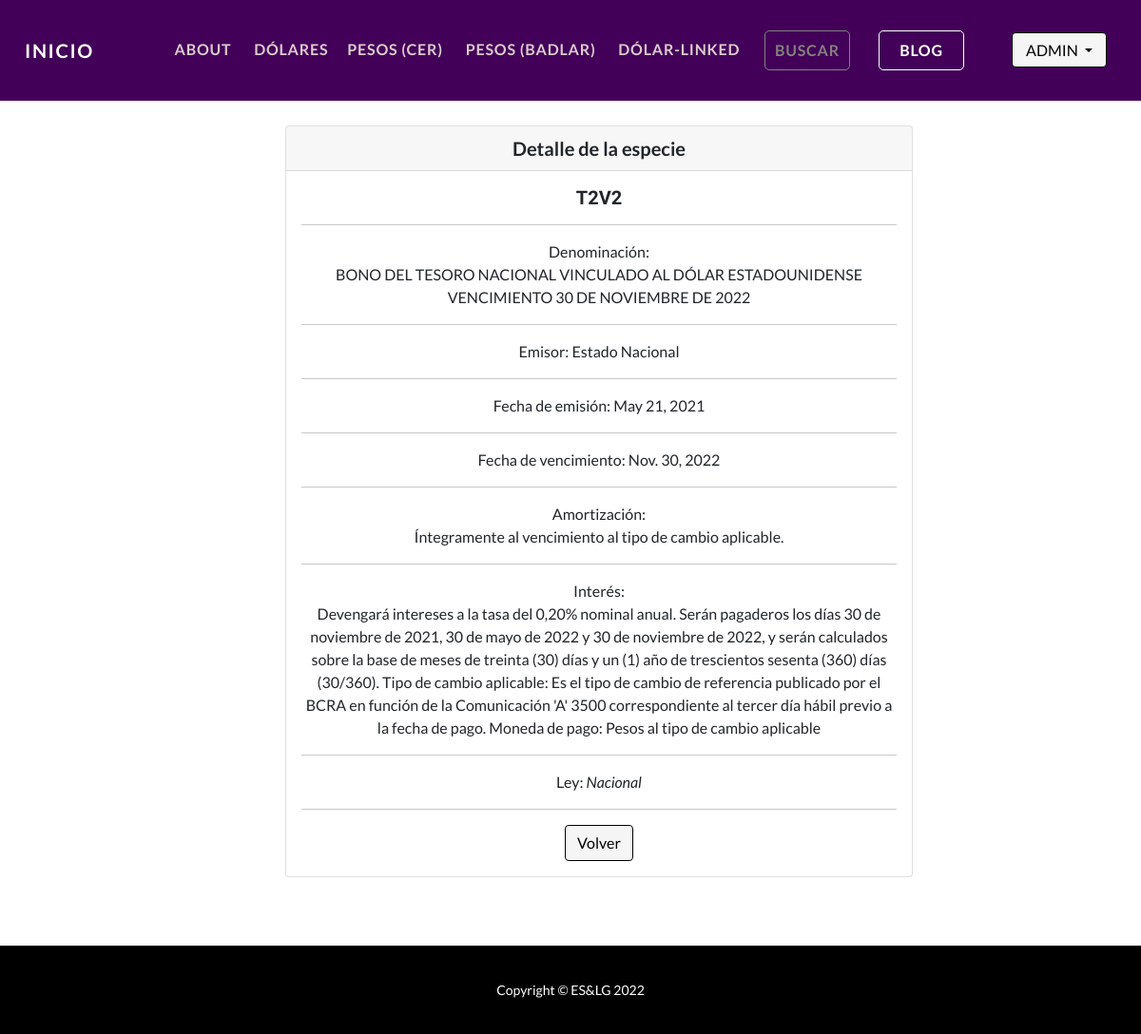
The page /AppBonos/detalle_pesodl/3 (signed in) on the database its author committed.
### AppBonos/models.py (models this page shows, shortened)
class Pesodl(models.Model):
    codigo = models.CharField(max_length=30)
    denominacion = models.CharField(max_length=100)
    emisor = models.CharField(max_length=30)
    fecha_emision = models.DateField(null=True)
    fecha_vencimiento = models.DateField(null=True)
    amortizacion = models.CharField(max_length=500)
    interes = models.CharField(max_length=500)
    ley = models.CharField(max_length=30)

### AppBonos/views.py (the view)
# urls.py: path("detalle_pesodl/<pk>", PesodlDetail.as_view(), name="PesodlDetail"),
class PesodlDetail(LoginRequiredMixin, DetailView):
    model=Pesodl
    template_name="AppBonos/pesodl_detalle.html"

### AppBonos/templates/AppBonos/pesodl_detalle.html
{% extends "AppBonos/base.html" %}
{% load static %}
{% block contenido %}
<div class="container" style="margin:11% 0 5% 5%; padding: 0 20% 0 20%;">
    <div class="card text-center">
        <div class="card-header" style="font-size: 20px; font-weight: bold;">Detalle de la especie</div>
        <div class="card-body">
          <h5 class="card-title">{{pesodl.codigo}}</h5><hr>
          <p class="card-text">Denominación: <br>{{pesodl.denominacion}}</p><hr>
          <p class="card-text">Emisor: {{pesodl.emisor}}</p><hr>
          <p class="card-text">Fecha de emisión: {{pesodl.fecha_emision}}</p><hr>
          <p class="card-text">Fecha de vencimiento: {{pesodl.fecha_vencimiento}}</p><hr>
          <p class="card-text">Amortización:<br>{{pesodl.amortizacion}}</p><hr>
          <p class="card-text">Interés:<br>{{pesodl.interes}}</i></p><hr>
          <p class="card-text">Ley: <i> {{pesodl.ley}}</i></p><hr>
          <a href="{% url 'pesosdl' %}" class="btn btn-primary">Volver</a>
        </div>
    </div>
</div>
{% endblock %}

### AppBonos/templates/AppBonos/base.html (shortened to what this page needs)
<!DOCTYPE html>
<html lang="en">
<head>
    {% load static %}
    <link href="{% static 'AppBonos/css/styles.css' %}" rel="stylesheet" />
</head>
<body id="page-top">
    <nav class="navbar navbar-expand-lg navbar-dark navbar-custom fixed-top">
        <div class="container px-5">
            <a class="navbar-brand" href="{% url 'inicio' %}" style="margin-left: -20px;">Inicio</a>
            <div class="collapse navbar-collapse" id="navbarResponsive">
                <ul class="navbar-nav ms-auto">
                    <li class="nav-item"><a class="nav-link" href="{% url 'about' %}"
                            style="color: rgb(220, 204, 204);">About&nbsp&nbsp</a></li>
                    {% if user.is_authenticated %}
                    <li class="nav-item"><a class="nav-link" href="{% url 'dolares' %}"
                            style="color: rgb(220, 204, 204)">Dólares&nbsp</a></li>
                    <li class="nav-item"><a class="nav-link" href="{% url 'pesos' %}"
                            style="color: rgb(220, 204, 204)">Pesos (CER)&nbsp&nbsp</a></li>
                    <li class="nav-item"><a class="nav-link" href="{% url 'pesosbd' %}"
                            style="color: rgb(220, 204, 204)">Pesos (BADLAR)&nbsp&nbsp</a></li>
                    <li class="nav-item"><a class="nav-link" href="{% url 'pesosdl' %}"
                            style="color: rgb(220, 204, 204)">Dólar-Linked&nbsp&nbsp</a></li>
                    <li class="nav-item" style="margin-right: 10px; margin-left: 10px;"><a class="nav-link"
                            href="{% url 'busqueda' %}"
                            style="width: 90px; text-align: center; color: rgb(132, 128, 128); border-style:solid; border-radius: 5px; border-width: 1.5px;">Buscar</a>
                    </li>
                    <li class="nav-item" style="margin-right: 30px; margin-left: 20px;"><a class="nav-link"
                            href="{% url 'blog' %}"
                            style="width: 90px; text-align: center; color: white; background-color: none; border-color: white;border-style:solid; border-radius: 5px; border-width: 1.5px;">Blog</a>
                    </li>
                    <li class="nav-item log1"><a><img class="rounded-circle" src='{{ user.avatar.imagen.url }}'
                                style="max-width: 2em; max-height: 2.5em; margin-right: 10px; margin-top:2px;"></img></a>
                    </li>
                    <li class="nav-item log2">
                        <div class="dropdown" style="width: 100px;">
                            <button class="btn-login btn-primary dropdown-toggle"
                                style="width: 100px; height: 37px; margin-left: 10px; margin-top: -1px;" type="button"
                                data-toggle="dropdown">{{user.username.upper}}
                                </button>
                        </div>
                    </li>
                    {% else %}
                    <li class="nav-item"><a class="nav-link" href="{% url 'login' %}">&nbsp&nbspLog In</a>
                    </li>
                    <li class="nav-item"><a class="nav-link" style="margin-right: 0;"
                            href="{% url 'registro' %}">│&nbsp&nbsp&nbsp&nbsp Sign
                            Up</a></li>
                    {% endif %}
                </ul>
            </div>
        </div>
    </nav>
    {% block contenido %}{% endblock %}
    <footer class="bg-black">
        <div class="container px-5">
            <p class="m-0 text-center text-white small">Copyright &copy; ES&LG 2022</p>
        </div>
    </footer>
</body>
</html>

### rows shown on the page
Pesodl: codigo "T2V2", denominacion "BONO DEL TESORO NACIONAL VINCULADO AL DÓLAR ESTADOUNIDENSE VENCIMIENTO 30 DE NOVIEMBRE DE 2022", emisor "Estado Nacional", fecha_emision "May 21, 2021", fecha_vencimiento "Nov. 30, 2022", amortizacion "Íntegramente al vencimiento al tipo de cambio aplicable.", interes "Devengará intereses a la tasa del 0,20% nominal anual. Serán pagaderos los días 30 de noviembre de 2021, 30 de mayo de 2022 y 30 de noviembre de 2022, y serán calculados sobre la base de meses de treinta (30) días y un (1) año de trescientos sesenta (360) días (30/360). Tipo de cambio aplicable: Es el tipo de cambio de referencia publicado por el BCRA en función de la Comunicación 'A' 3500 correspondiente al tercer día hábil previo a la fecha de pago. Moneda de pago: Pesos al tipo de cambio aplicable", ley "Nacional"

### other values the page prints
{{ user.username.upper }} "ADMIN"
